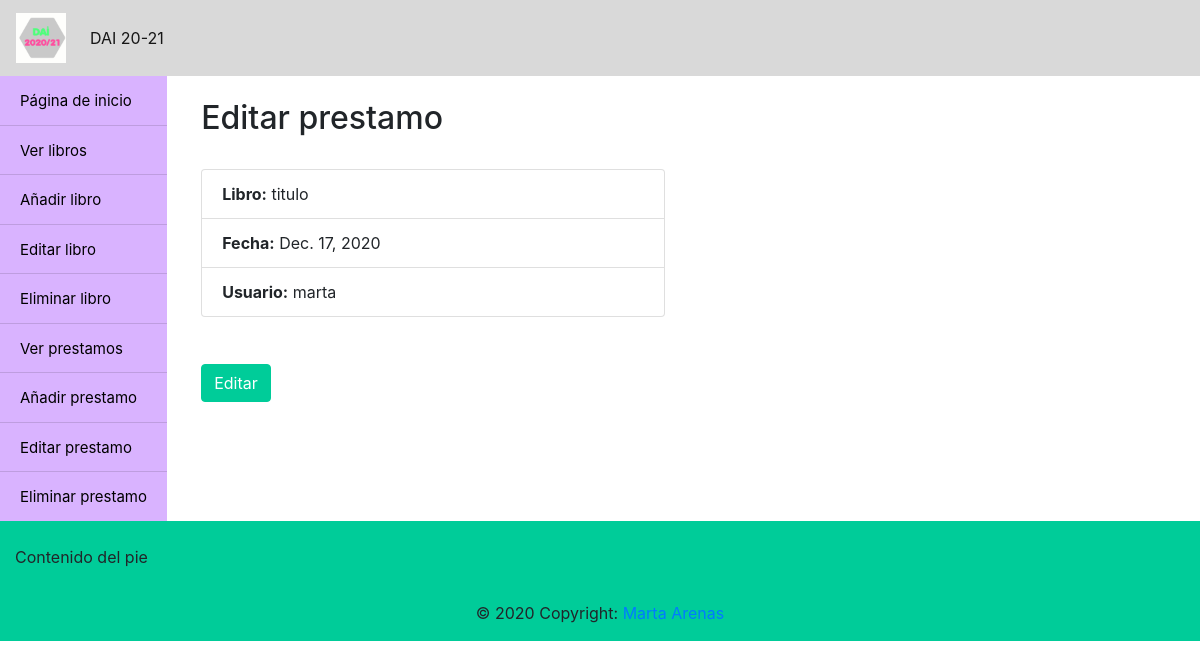
Before: /prestamos/edit with the older database file.
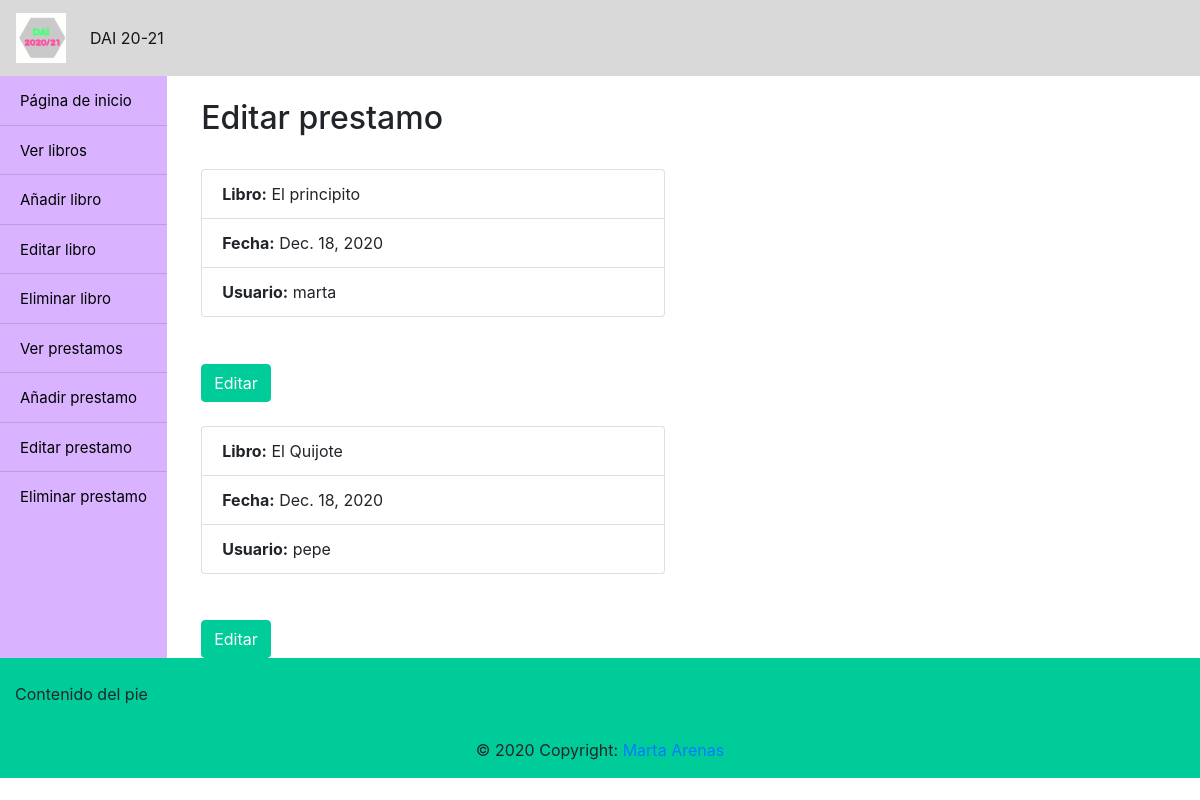
After: the same page with the newer database file.
### miapp/models.py (models this page shows)
class Prestamo(models.Model):
	id = models.IntegerField(primary_key=True)
	libro   = models.ForeignKey(Libro, on_delete=models.CASCADE)
	fecha   = models.DateField(default=timezone.now)
	usuario = models.CharField(max_length=100)

class Libro(models.Model):
	id = models.IntegerField(primary_key=True)
	titulo = models.CharField(max_length=200)
	autor  = models.CharField(max_length=100)
	editorial = models.CharField(max_length=100)
	def __str__(self):
		return self.titulo

### miapp/views.py (the view)
# urls.py: path('prestamos/edit', views.edit_prestamos, name='edit_prestamos'),
def edit_prestamos(request):
	prestamos = Prestamo.objects.all()
	return render(request,'edit_prestamos.html',{'prestamos': prestamos})

### miapp/templates/edit_prestamos.html (shortened to what this page needs)
{% extends "base.html" %}
{% load static %}
{% block content %}
<h2>Editar prestamo</h2>
{% for prestamo in prestamos %}
   <br/>
   <form class="edit_form" method="post" action="edit_form">
        <ul class="list-group">
            <li class="list-group-item"><b>Libro:</b> {{ prestamo.libro }}</li>
            <li class="list-group-item"><b>Fecha:</b> {{ prestamo.fecha }}</li>
            <li class="list-group-item"><b>Usuario:</b> {{ prestamo.usuario }}</li>
        </ul>
        <button type="submit" class="btn btn-primary">Editar</button>
    </form>
    {% endfor %}
{% endblock %}

Changed rows visible on the page:
changed Prestamo "marta": libro "titulo" → "El principito"; fecha "Dec. 17, 2020" → "Dec. 18, 2020"
added Prestamo: libro "El Quijote", fecha "Dec. 18, 2020", usuario "pepe"
